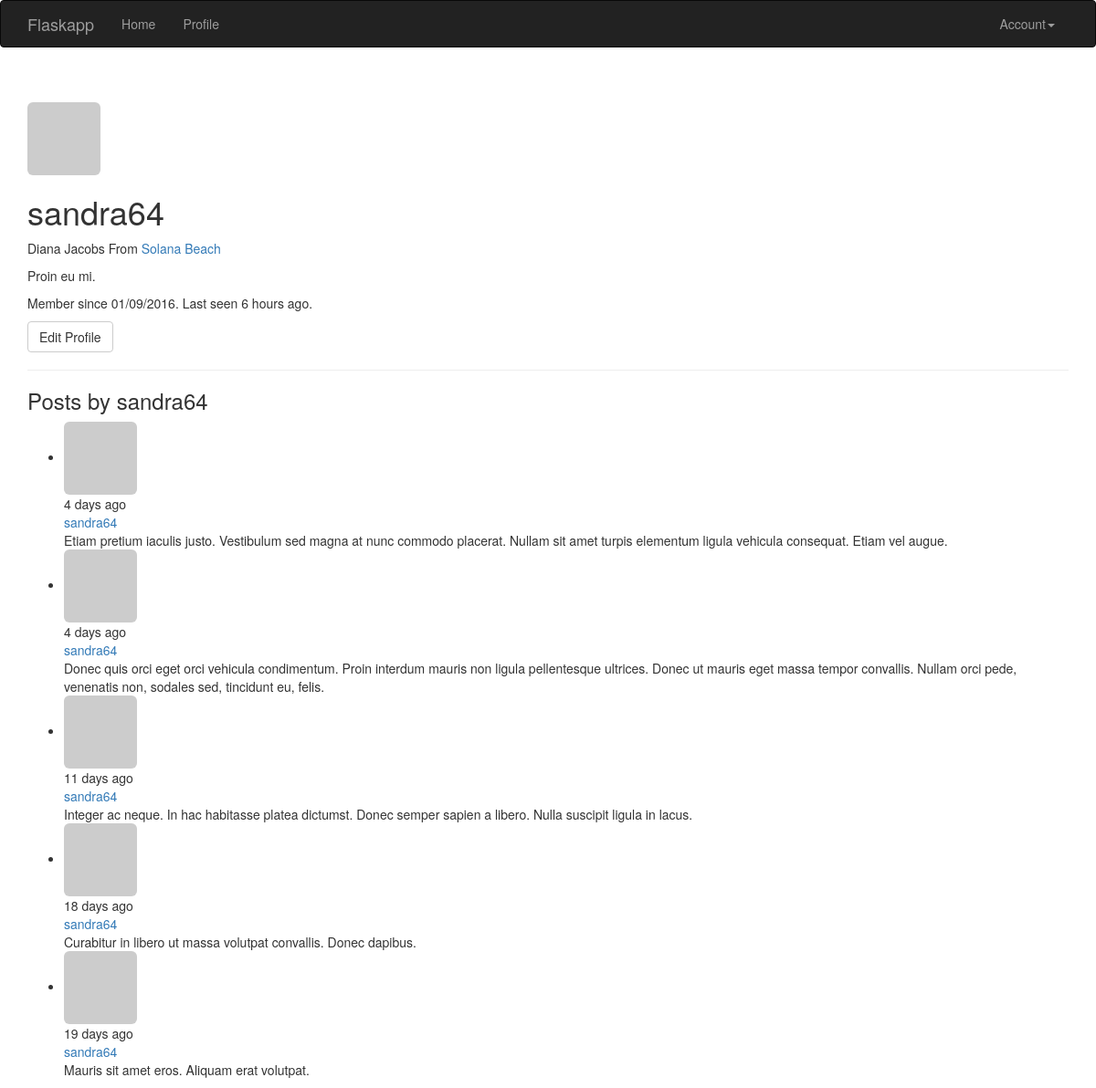
Page /user/sandra64 (signed in) on the committed database.
### app/models.py (models this page shows, shortened)
class User(db.Model, UserMixin):
    __tablename__ = 'users'
    id = db.Column(db.Integer, primary_key=True)
    email = db.Column(db.String(64), unique=True, index=True)
    username = db.Column(db.String(64), unique=True, index=True)
    role_id = db.Column(db.Integer, db.ForeignKey('roles.id'))
    password_hash = db.Column(db.String(128))
    confirmed = db.Column(db.Boolean, default=False)
    name = db.Column(db.String(64))
    location = db.Column(db.String(64))
    about_me = db.Column(db.Text())
    member_since = db.Column(db.DateTime(), default=datetime.utcnow)
    last_seen = db.Column(db.DateTime(), default=datetime.utcnow)
    avatar_hash = db.Column(db.String(32))
    posts = db.relationship('Post', backref='author', lazy='dynamic')
    @property
    def password(self):
        raise AttributeError('password is not a readable attribute')
    def can(self, permissions):
        return self.role is not None and \
                (self.role.permissions & permissions) == permissions
    def is_administrator(self):
        return self.can(Permission.ADMINISTER)
    def ping(self):
        self.last_seen = datetime.utcnow()
        db.session.add(self)
    def gravatar(self, size=100, default='identicon', rating='g'):
        if request.is_secure:
            url = 'https://secure.gravatar.com/avatar'
        else:
            url = 'http://www.gravatar.com/avatar'
        hash = self.avatar_hash or hashlib.md5(
                self.email.encode('utf-8')).hexdigest()
        return '{url}/{hash}?s={size}&d={default}&r={rating}'.format(
                url=url, hash=hash, size=size, default=default, rating=rating)
    def get_id(self):
        return unicode(self.id)

class Post(db.Model):
    __tablename__ = 'posts'
    id = db.Column(db.Integer, primary_key=True)
    body = db.Column(db.Text)
    body_html = db.Column(db.Text)
    timestamp = db.Column(db.DateTime, index=True, default=datetime.utcnow)
    author_id = db.Column(db.Integer, db.ForeignKey('users.id'))

### app/main/views.py (the view)
@main.route('/user/<username>')
def user(username):
    user = User.query.filter_by(username=username).first()
    if user is None:
        abort(404)
    posts = user.posts.order_by(Post.timestamp.desc()).all()
    return render_template('user.html', user=user, posts=posts)

### app/auth/views.py (called while the page is built)
@auth.before_app_request
def before_request():
    if current_user.is_authenticated:
        current_user.ping()
        if not current_user.confirmed \
                and request.endpoint[:5] != 'auth.' \
                and request.endpoint != 'static':
            return redirect(url_for('auth.unconfirmed'))

### app/main/__init__.py (called while the page is built)
@main.app_context_processor
def inject_permissions():
    return dict(Permission=Permission)

### app/models.py (called while the page is built)
@login_manager.user_loader
def load_user(user_id):
    return User.query.get(int(user_id))

### app/templates/user.html (shortened to what this page needs)
{% extends "base.html" %}
{% block page_content %}
<div class="page-header">
    <img class="img-rounded profile-thumbnail" src="{{ user.gravatar(size=256) }}">
    <div class="profile-header">
        <h1>{{ user.username }}</h1>
        {% if user.name or user.location %}
        <p>
            {% if user.name %}{{ user.name }}{% endif %}
            {% if user.location %}
                From <a href="http://maps.google.com/?q={{ user.location }}">{{ user.location }}</a>
            {% endif %}
        </p>
        {% endif %}
        {% if user.about_me %}<p>{{ user.about_me }}</p>{% endif %}
        <p>Member since {{ moment(user.member_since).format('L') }}. Last seen {{ moment(user.last_seen).fromNow() }}.</p>
        <p>
            {% if user == current_user %}
            <a class="btn btn-default" href="{{ url_for('.edit_profile') }}">Edit Profile</a>
            {% endif %}
        </p>
    </div>
</div>
<h3>Posts by {{ user.username }}</h3>
{% include '_posts.html' %}
{% endblock %}

### app/templates/base.html (shortened to what this page needs)
{% extends "bootstrap/base.html" %}
{% block head %}
{{ super() }}
{% endblock %}
{% block navbar %}
<div class="navbar navbar-inverse" role="navigation">
    <div class="container">
        <div class="navbar-header">
            <a class="navbar-brand" href="{{ url_for('main.index') }}">Flaskapp</a>
        </div>
        <div class="navbar-collapse collapse">
            <ul class="nav navbar-nav">
                <li><a href="{{ url_for('main.index') }}">Home</a></li>
                {% if current_user.is_authenticated %}
                <li><a href="{{ url_for('main.user', username=current_user.username) }}">Profile</a></li>
                {% endif %}
            </ul>
            <ul class="nav navbar-nav navbar-right">
                {% if current_user.is_authenticated %}
                <li class="dropdown">
                    <a href="#" class="dropdown-toggle" data-toggle="dropdown">Account<b class="caret"></b></a>
                {% else %}
                <li><a href="{{ url_for('auth.login') }}">Log In</a></li>
                {% endif %}
        </div>
    </div>
</div>
{% endblock %}
{% block content %}
<div class="container">
    {% block page_content %}{% endblock %}
</div>
{% endblock %}

### app/templates/_posts.html
<ul class="posts">
    {% for post in posts %}
    <li class="post">
        <div class="post-thumbnail">
            <a href="{{ url_for('.user', username=post.author.username) }}"><img class="img-rounded profile-thumbnail" src="{{ post.author.gravatar(size=40) }}"></a>
        </div>
        <div class="post-content">
            <div class="post-date">{{ moment(post.timestamp).fromNow() }}</div>
            <div class="post-author"><a href="{{ url_for('.user', username=post.author.username) }}">{{ post.author.username }}</a></div>
            <div class="post-body">
                {% if post.body_html %}
                    {{ post.body_html | safe }}
                {% else %}
                    {{ post.body }}
                {% endif %}
            </div>
        </div>
    </li>
    {% endfor %}
</ul>

### rows in the picture
User: username "sandra64", name "Diana Jacobs", location "Solana Beach", about_me "Proin eu mi.", member_since "01/09/2016", last_seen "6 hours ago"
Post: timestamp "4 days ago", author.username "sandra64", body "Etiam pretium iaculis justo. Vestibulum sed magna at nunc commodo placerat. Nullam sit amet turpis elementum ligula vehicula consequat. Etiam vel augue."
Post: timestamp "4 days ago", author.username "sandra64", body "Donec quis orci eget orci vehicula condimentum. Proin interdum mauris non ligula pellentesque ultrices. Donec ut mauris eget massa tempor convallis. Nullam orci pede, venenatis non, sodales sed, tincidunt eu, felis."
Post: timestamp "11 days ago", author.username "sandra64", body "Integer ac neque. In hac habitasse platea dictumst. Donec semper sapien a libero. Nulla suscipit ligula in lacus."
Post: timestamp "18 days ago", author.username "sandra64", body "Curabitur in libero ut massa volutpat convallis. Donec dapibus."
Post: timestamp "19 days ago", author.username "sandra64", body "Mauris sit amet eros. Aliquam erat volutpat."
